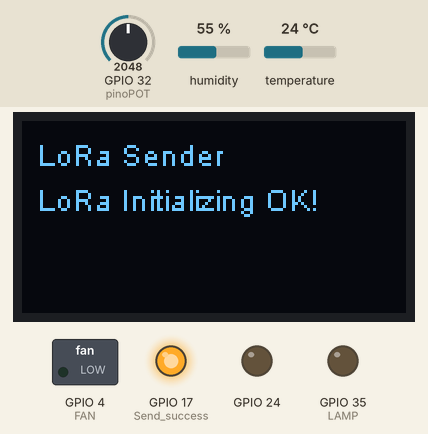
Recording of a sketch running on a simulated ESP32. On the bench: 128×64 one-colour display, switched loads named in the sketch (green lamp = pin HIGH), output pins drawn as LEDs (lit = HIGH). Inputs (shaded band) come from the test bench; at power-on: GPIO 32 (pinoPOT) = 2048, humidity 55 %, temperature 24 °C. Storage starts empty; no radio packets arrive unless stated; what the sketch prints to the serial monitor is not drawn.

Above: at 1.1 s.
At 3.2 s:
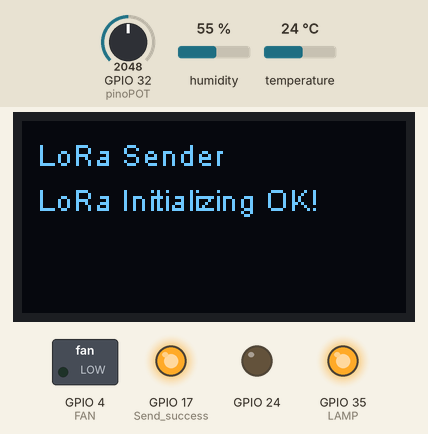
Timing chart, 0 to 4.7 s (numbered marks = the images above):
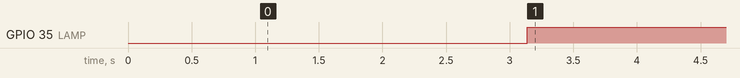

The sketch:

JARM_ESP32_-_OLED-LORA-ESP32-SEND_LDR-VALUE-UEG.ino
```cpp
#include "DFRobot_SHT20.h"

#include <Wire.h>
#include "SSD1306.h"
// Include the UI lib
#include "OLEDDisplayUi.h"
#include <SPI.h>
#include <LoRa.h>
#include <Time.h>
#include <Arduino.h>
#include "FS.h"
#include "SD.h"
#include "SPI.h"


#define SS 5
#define RST 14
#define DI0 13
//#define BAND 902E6 //915E6
#define BAND 915E6


SSD1306  display(0x3c, 21, 22);
//SSD1306  display(0x78, 21, 22);

DFRobot_SHT20    sht20;

//#define OLED_RESET 4
//Adafruit_SSD1306 display(OLED_RESET);

String tempe;

int counter = 1;

String LoRaMessage = "";
String SDMessage = "";
String receivedText;
const int freq = 5000;
const int ledChannel = 0;
const int resolution = 8;

// -----------------declaração pinos acionamento lampada e ventilador ------------------
int LAMP = 35;
int FAN = 04;
// ----------------- fim acionamento lampada e ventilador ------------------

float tempMAX = 28;
float tempMIN = 25.9;
int countLamp = 0;
int countFan = 0;
bool lampOn = false;
bool FANOn = false;
int intlampOn = 0;
int intFANOn = 0;


//ldr
int pinoPOT = 32;
int brilho;


void setup()
{

 pinMode(LAMP, OUTPUT);
 pinMode(FAN, OUTPUT);
  display.init();
  display.flipScreenVertically();

//ldr
 pinMode(pinoPOT, INPUT);
 ledcSetup(ledChannel, freq, resolution);


 pinMode(17, OUTPUT); //Send success, LED will bright 1 second
 pinMode(24, OUTPUT);

 digitalWrite(17, LOW); // set GPIO16 low to reset OLED
 delay(1000);
 digitalWrite(17, HIGH);


 Serial.begin(115200);
 while (!Serial); //If just the the basic function, must connect to a computer
 // Initialising the UI will init the display too.
 display.init();
 display.flipScreenVertically();
 display.setFont(ArialMT_Plain_10);
 display.setTextAlignment(TEXT_ALIGN_LEFT);
 display.drawString(5, 5, "LoRa Sender");
 display.display();

 SPI.begin();
 LoRa.setPins(SS, RST, DI0);
 Serial.println("LoRa Sender");
 if (!LoRa.begin(BAND)) {
   Serial.println("Starting LoRa failed!");
   while (1);
 }
 Serial.println("LoRa Initial OK!");
 display.drawString(5, 20, "LoRa Initializing OK!");
 display.display();
  delay(2000);

   sht20.initSHT20();                                  // Init SHT20 Sensor
   // delay(100);
   sht20.checkSHT20();                                 // Check SHT20 Sensor

     if(!SD.begin(33)){
        Serial.println("Card Mount Failed");
        return;
    }
    uint8_t cardType = SD.cardType();


}


void loop()
{

    float humd = sht20.readHumidity();                  // Read Humidity
    float temp = sht20.readTemperature();               // Read Temperature


    // ESCREVER OS DADOS DA  TEMP


  String tempiC;
  tempiC =  temp;
  String umid;
  umid =  humd;

if(temp>tempMAX && FANOn == false){
  digitalWrite(FAN, HIGH);
  countFan++;
  FANOn = true;
  intFANOn = 1;
}

if(temp<tempMAX){
  digitalWrite(FAN, LOW);
  FANOn = false;
  intFANOn = 0;
}
if(temp<tempMIN && lampOn == false){
  digitalWrite(LAMP, HIGH);
  countLamp++;
  lampOn = true;
  intlampOn = 1;
}
if(temp>tempMIN) {
  digitalWrite(LAMP, LOW);
  lampOn = false;
  intlampOn = 0;
}

String intLAMP;
intLAMP = intlampOn;
String intFAN;
intFAN = intFANOn;


 brilho = analogRead(pinoPOT);

 LoRaMessage = tempiC + "-" + umid +"-" +intFAN+ "-" +intLAMP;
 SDMessage = "Temperatura: "+tempiC+"; "+"Umidade: "+umid+"; "+"Lampada Ligada: "+countLamp+"; "+"FAN Ligada: "+countFan+"\n";

 //File dataFile = SD.open("/monitor.txt", FILE_APPEND);
 File dataFile = SD.open("/monitor.csv", FILE_APPEND);
 if(!dataFile){
   dataFile = SD.open("/monitor.txt",FILE_WRITE);
    if (!dataFile) {
        // It failed too, so give up.
        Serial.println("Failed to open file.txt");
    }
 }
  dataFile.println(SDMessage);
  dataFile.close();


 //LoRaMessage = String(counter);
 Serial.println("This is the message:" + LoRaMessage);
 LoRa.beginPacket() ;
 LoRa.print(LoRaMessage) ;
 LoRa.endPacket();
 counter++;


  digitalWrite(2, HIGH); // turn the LED on (HIGH is the voltage level)
 delay(1000); // wait for a second
 digitalWrite(2, LOW); // turn the LED off by making the voltage LOW
 delay(1000); // wait for a second


   delay(30000);
}
```

Measured:
- by itself, GPIO 35 (LAMP): LOW → HIGH at 3.1 s
